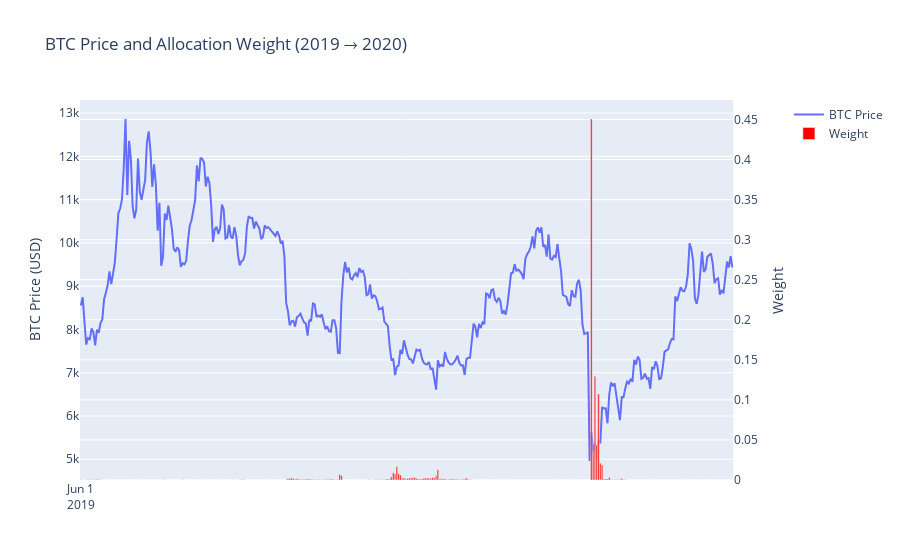

Here is the notebook cell this chart was saved with:
### Markdown cell above
- Between June 2019 and June 2020, the price moved in a more volatile, sideways pattern, without a clearly defined low range. However, we can still observe that the strategy significantly increased its allocation at the historical low point, and did so specifically when the price dropped sharply to that bottom level.

### Code cell
plot_weight_price_by_year(2019, 2020)

### Figure 1 — Plotly figure (JSON) as saved in the notebook; plotly's stock layout.template omitted (floating-point values rounded to 4 significant figures; data arrays with more than 128 entries replaced by an {"elided": "..."} marker saying what was removed)
{"data": [{"mode": "lines", "name": "BTC Price", "type": "scatter", "x": {"elided": "366 str values"}, "xaxis": "x", "y": {"elided": "366 float values"}, "yaxis": "y"}, {"marker": {"color": "red", "opacity": 1}, "name": "Weight", "type": "bar", "x": {"elided": "366 str values"}, "xaxis": "x", "y": {"elided": "366 float values"}, "yaxis": "y2"}], "layout": {"barmode": "overlay", "title": {"text": "BTC Price and Allocation Weight (2019 → 2020)"}, "xaxis": {"anchor": "y", "domain": [0, 0.94], "dtick": "M12", "tick0": "2019-06-01", "tickmode": "linear"}, "yaxis": {"anchor": "x", "domain": [0, 1], "title": {"text": "BTC Price (USD)"}}, "yaxis2": {"anchor": "x", "overlaying": "y", "side": "right", "title": {"text": "Weight"}}}}
